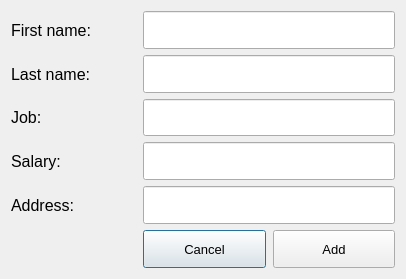
<?xml version="1.0" encoding="UTF-8"?>
<ui version="4.0">
 <class>Dialog</class>
 <widget class="QDialog" name="Dialog">
  <property name="geometry">
   <rect>
    <x>0</x>
    <y>0</y>
    <width>406</width>
    <height>279</height>
   </rect>
  </property>
  <property name="minimumSize">
   <size>
    <width>406</width>
    <height>279</height>
   </size>
  </property>
  <property name="windowTitle">
   <string>Add New Employee</string>
  </property>
  <layout class="QVBoxLayout" name="verticalLayout">
   <item>
    <layout class="QHBoxLayout" name="horizontalLayout" stretch="1,2">
     <property name="sizeConstraint">
      <enum>QLayout::SetMinimumSize</enum>
     </property>
     <item>
      <widget class="QLabel" name="label">
       <property name="sizePolicy">
        <sizepolicy hsizetype="Expanding" vsizetype="Preferred">
         <horstretch>1</horstretch>
         <verstretch>0</verstretch>
        </sizepolicy>
       </property>
       <property name="font">
        <font>
         <pointsize>12</pointsize>
        </font>
       </property>
       <property name="text">
        <string>First name:</string>
       </property>
      </widget>
     </item>
     <item>
      <widget class="QLineEdit" name="editFirstName">
       <property name="sizePolicy">
        <sizepolicy hsizetype="Preferred" vsizetype="Preferred">
         <horstretch>1</horstretch>
         <verstretch>1</verstretch>
        </sizepolicy>
       </property>
       <property name="minimumSize">
        <size>
         <width>2</width>
         <height>1</height>
        </size>
       </property>
       <property name="sizeIncrement">
        <size>
         <width>2</width>
         <height>1</height>
        </size>
       </property>
       <property name="font">
        <font>
         <pointsize>12</pointsize>
        </font>
       </property>
       <property name="maxLength">
        <number>15</number>
       </property>
      </widget>
     </item>
    </layout>
   </item>
   <item>
    <layout class="QHBoxLayout" name="horizontalLayout_2" stretch="1,2">
     <property name="sizeConstraint">
      <enum>QLayout::SetMinimumSize</enum>
     </property>
     <item>
      <widget class="QLabel" name="label_2">
       <property name="sizePolicy">
        <sizepolicy hsizetype="Expanding" vsizetype="Preferred">
         <horstretch>1</horstretch>
         <verstretch>0</verstretch>
        </sizepolicy>
       </property>
       <property name="font">
        <font>
         <pointsize>12</pointsize>
        </font>
       </property>
       <property name="text">
        <string>Last name:</string>
       </property>
      </widget>
     </item>
     <item>
      <widget class="QLineEdit" name="editLastName">
       <property name="sizePolicy">
        <sizepolicy hsizetype="Preferred" vsizetype="Preferred">
         <horstretch>1</horstretch>
         <verstretch>1</verstretch>
        </sizepolicy>
       </property>
       <property name="minimumSize">
        <size>
         <width>2</width>
         <height>1</height>
        </size>
       </property>
       <property name="sizeIncrement">
        <size>
         <width>2</width>
         <height>1</height>
        </size>
       </property>
       <property name="font">
        <font>
         <pointsize>12</pointsize>
        </font>
       </property>
       <property name="maxLength">
        <number>15</number>
       </property>
      </widget>
     </item>
    </layout>
   </item>
   <item>
    <layout class="QHBoxLayout" name="horizontalLayout_3" stretch="1,2">
     <property name="sizeConstraint">
      <enum>QLayout::SetMinimumSize</enum>
     </property>
     <item>
      <widget class="QLabel" name="label_3">
       <property name="sizePolicy">
        <sizepolicy hsizetype="Expanding" vsizetype="Preferred">
         <horstretch>1</horstretch>
         <verstretch>0</verstretch>
        </sizepolicy>
       </property>
       <property name="font">
        <font>
         <pointsize>12</pointsize>
        </font>
       </property>
       <property name="text">
        <string>Job:</string>
       </property>
      </widget>
     </item>
     <item>
      <widget class="QLineEdit" name="editJob">
       <property name="sizePolicy">
        <sizepolicy hsizetype="Preferred" vsizetype="Preferred">
         <horstretch>1</horstretch>
         <verstretch>1</verstretch>
        </sizepolicy>
       </property>
       <property name="minimumSize">
        <size>
         <width>2</width>
         <height>1</height>
        </size>
       </property>
       <property name="sizeIncrement">
        <size>
         <width>2</width>
         <height>1</height>
        </size>
       </property>
       <property name="font">
        <font>
         <pointsize>12</pointsize>
        </font>
       </property>
      </widget>
     </item>
    </layout>
   </item>
   <item>
    <layout class="QHBoxLayout" name="horizontalLayout_4" stretch="1,2">
     <property name="sizeConstraint">
      <enum>QLayout::SetMinimumSize</enum>
     </property>
     <item>
      <widget class="QLabel" name="label_4">
       <property name="sizePolicy">
        <sizepolicy hsizetype="Expanding" vsizetype="Preferred">
         <horstretch>1</horstretch>
         <verstretch>0</verstretch>
        </sizepolicy>
       </property>
       <property name="font">
        <font>
         <pointsize>12</pointsize>
        </font>
       </property>
       <property name="text">
        <string>Salary:</string>
       </property>
      </widget>
     </item>
     <item>
      <widget class="QLineEdit" name="editSalary">
       <property name="sizePolicy">
        <sizepolicy hsizetype="Preferred" vsizetype="Preferred">
         <horstretch>1</horstretch>
         <verstretch>1</verstretch>
        </sizepolicy>
       </property>
       <property name="minimumSize">
        <size>
         <width>2</width>
         <height>1</height>
        </size>
       </property>
       <property name="sizeIncrement">
        <size>
         <width>2</width>
         <height>1</height>
        </size>
       </property>
       <property name="font">
        <font>
         <pointsize>12</pointsize>
        </font>
       </property>
      </widget>
     </item>
    </layout>
   </item>
   <item>
    <layout class="QHBoxLayout" name="horizontalLayout_5" stretch="1,2">
     <property name="sizeConstraint">
      <enum>QLayout::SetMinimumSize</enum>
     </property>
     <item>
      <widget class="QLabel" name="label_5">
       <property name="sizePolicy">
        <sizepolicy hsizetype="Expanding" vsizetype="Preferred">
         <horstretch>1</horstretch>
         <verstretch>0</verstretch>
        </sizepolicy>
       </property>
       <property name="font">
        <font>
         <pointsize>12</pointsize>
        </font>
       </property>
       <property name="text">
        <string>Address:</string>
       </property>
      </widget>
     </item>
     <item>
      <widget class="QLineEdit" name="editAddress">
       <property name="sizePolicy">
        <sizepolicy hsizetype="Preferred" vsizetype="Preferred">
         <horstretch>1</horstretch>
         <verstretch>1</verstretch>
        </sizepolicy>
       </property>
       <property name="minimumSize">
        <size>
         <width>2</width>
         <height>1</height>
        </size>
       </property>
       <property name="sizeIncrement">
        <size>
         <width>2</width>
         <height>1</height>
        </size>
       </property>
       <property name="font">
        <font>
         <pointsize>12</pointsize>
        </font>
       </property>
      </widget>
     </item>
    </layout>
   </item>
   <item>
    <layout class="QHBoxLayout" name="horizontalLayout_6" stretch="1,1,1">
     <property name="spacing">
      <number>7</number>
     </property>
     <property name="sizeConstraint">
      <enum>QLayout::SetMaximumSize</enum>
     </property>
     <property name="leftMargin">
      <number>7</number>
     </property>
     <item>
      <spacer name="horizontalSpacer">
       <property name="orientation">
        <enum>Qt::Horizontal</enum>
       </property>
       <property name="sizeType">
        <enum>QSizePolicy::Minimum</enum>
       </property>
       <property name="sizeHint" stdset="0">
        <size>
         <width>125</width>
         <height>20</height>
        </size>
       </property>
      </spacer>
     </item>
     <item>
      <widget class="QPushButton" name="btnCancel">
       <property name="sizePolicy">
        <sizepolicy hsizetype="Minimum" vsizetype="Preferred">
         <horstretch>1</horstretch>
         <verstretch>1</verstretch>
        </sizepolicy>
       </property>
       <property name="font">
        <font>
         <pointsize>10</pointsize>
        </font>
       </property>
       <property name="text">
        <string>Cancel</string>
       </property>
      </widget>
     </item>
     <item>
      <widget class="QPushButton" name="btnAdd">
       <property name="sizePolicy">
        <sizepolicy hsizetype="Minimum" vsizetype="Preferred">
         <horstretch>1</horstretch>
         <verstretch>1</verstretch>
        </sizepolicy>
       </property>
       <property name="font">
        <font>
         <pointsize>10</pointsize>
        </font>
       </property>
       <property name="text">
        <string>Add</string>
       </property>
      </widget>
     </item>
    </layout>
   </item>
  </layout>
 </widget>
 <resources/>
 <connections/>
</ui>
